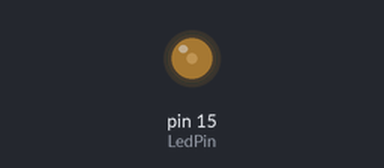
This program was run on a simulated Raspberry Pi (header pin numbers). Shown: output pins drawn as LEDs (lit = HIGH).

Above: at 0.05 s.
At 6.0 s:
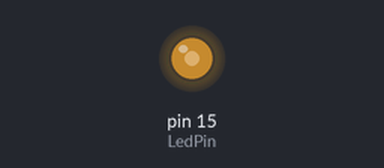
At 12.0 s:
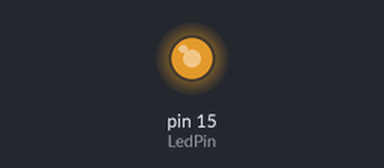
Timing chart, 0 to 15.6 s (numbered marks = the images above):
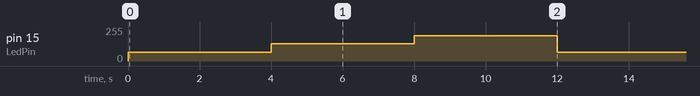

The program:

led-PWM-fixed-cycle.py
```python
#!/usr/bin/env python
import RPi.GPIO as GPIO
import time

############
#
# Use this script to visualize the PWM in the oscilloscope
#
############

LedPin = 15

GPIO.setmode(GPIO.BOARD)       # Numbers pins by physical location
GPIO.setup(LedPin, GPIO.OUT)   # Set pin mode as output
GPIO.output(LedPin, GPIO.LOW)  # Set pin to low(0V)

p = GPIO.PWM(LedPin, 1000)     # set Frequece to 1KHz
p.start(0)                     # Start PWM output, Duty Cycle = 0

try:
    while True:
        p.ChangeDutyCycle(25)      # Change duty cycle
        time.sleep(4)              # sleep for 4 secs
        p.ChangeDutyCycle(50)      # Change duty cycle
        time.sleep(4)              # sleep for 4 secs
        p.ChangeDutyCycle(75)      # Change duty cycle
        time.sleep(4)              # sleep for 4 secs

except KeyboardInterrupt:
    p.stop()
    GPIO.output(LedPin, GPIO.HIGH)    # turn off all leds
    GPIO.cleanup()
```

Measured:
- by itself, pin 15 (LedPin): repeats every 12.0 s: 128/255 4.0 s, 191/255 4.0 s, 64/255 4.0 s
